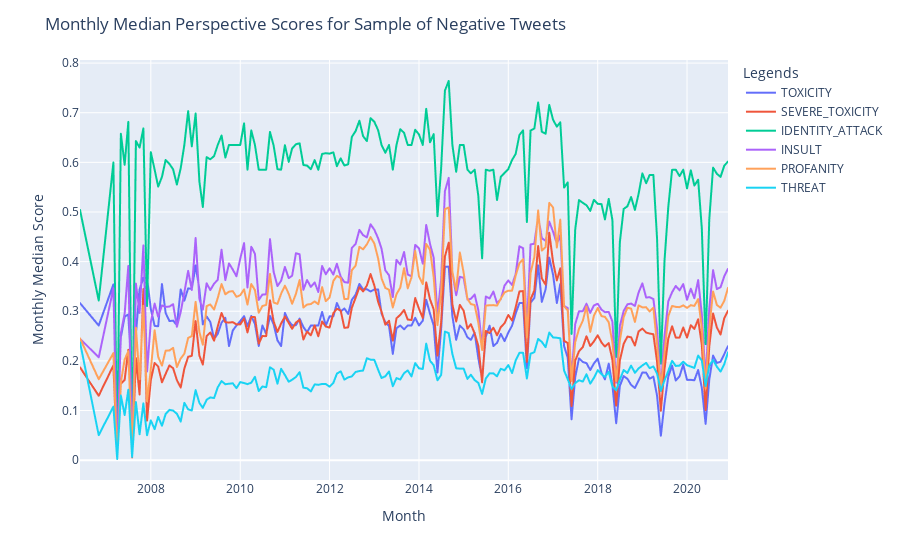

Here is the notebook cell this chart was saved with:
### Code cell
figure = px.line(g_data, x=g_data.index, y=['TOXICITY', 'SEVERE_TOXICITY', 'IDENTITY_ATTACK', 'INSULT', 'PROFANITY', 'THREAT'])
figure.update_layout(
            title='Monthly Median Perspective Scores for Sample of Negative Tweets',
            xaxis_title = 'Month',
            yaxis_title = 'Monthly Median Score',
            legend_title = 'Legends')
figure.show()

### Figure 1 — Plotly figure (JSON) as saved in the notebook; plotly's stock layout.template omitted (floating-point values rounded to 4 significant figures; data arrays with more than 128 entries replaced by an {"elided": "..."} marker saying what was removed)
{"data": [{"hovertemplate": "variable=TOXICITY<br>month=%{x}<br>value=%{y}<extra></extra>", "legendgroup": "TOXICITY", "line": {"color": "#636efa", "dash": "solid"}, "marker": {"symbol": "circle"}, "mode": "lines", "name": "TOXICITY", "showlegend": true, "x": {"elided": "168 str values"}, "xaxis": "x", "y": {"elided": "168 float values"}, "yaxis": "y", "type": "scattergl"}, {"hovertemplate": "variable=SEVERE_TOXICITY<br>month=%{x}<br>value=%{y}<extra></extra>", "legendgroup": "SEVERE_TOXICITY", "line": {"color": "#EF553B", "dash": "solid"}, "marker": {"symbol": "circle"}, "mode": "lines", "name": "SEVERE_TOXICITY", "showlegend": true, "x": {"elided": "168 str values"}, "xaxis": "x", "y": {"elided": "168 float values"}, "yaxis": "y", "type": "scattergl"}, {"hovertemplate": "variable=IDENTITY_ATTACK<br>month=%{x}<br>value=%{y}<extra></extra>", "legendgroup": "IDENTITY_ATTACK", "line": {"color": "#00cc96", "dash": "solid"}, "marker": {"symbol": "circle"}, "mode": "lines", "name": "IDENTITY_ATTACK", "showlegend": true, "x": {"elided": "168 str values"}, "xaxis": "x", "y": {"elided": "168 float values"}, "yaxis": "y", "type": "scattergl"}, {"hovertemplate": "variable=INSULT<br>month=%{x}<br>value=%{y}<extra></extra>", "legendgroup": "INSULT", "line": {"color": "#ab63fa", "dash": "solid"}, "marker": {"symbol": "circle"}, "mode": "lines", "name": "INSULT", "showlegend": true, "x": {"elided": "168 str values"}, "xaxis": "x", "y": {"elided": "168 float values"}, "yaxis": "y", "type": "scattergl"}, {"hovertemplate": "variable=PROFANITY<br>month=%{x}<br>value=%{y}<extra></extra>", "legendgroup": "PROFANITY", "line": {"color": "#FFA15A", "dash": "solid"}, "marker": {"symbol": "circle"}, "mode": "lines", "name": "PROFANITY", "showlegend": true, "x": {"elided": "168 str values"}, "xaxis": "x", "y": {"elided": "168 float values"}, "yaxis": "y", "type": "scattergl"}, {"hovertemplate": "variable=THREAT<br>month=%{x}<br>value=%{y}<extra></extra>", "legendgroup": "THREAT", "line": {"color": "#19d3f3", "dash": "solid"}, "marker": {"symbol": "circle"}, "mode": "lines", "name": "THREAT", "showlegend": true, "x": {"elided": "168 str values"}, "xaxis": "x", "y": {"elided": "168 float values"}, "yaxis": "y", "type": "scattergl"}], "layout": {"xaxis": {"anchor": "y", "domain": [0.0, 1.0], "title": {"text": "Month"}}, "yaxis": {"anchor": "x", "domain": [0.0, 1.0], "title": {"text": "Monthly Median Score"}}, "legend": {"title": {"text": "Legends"}, "tracegroupgap": 0}, "margin": {"t": 60}, "title": {"text": "Monthly Median Perspective Scores for Sample of Negative Tweets"}}}
